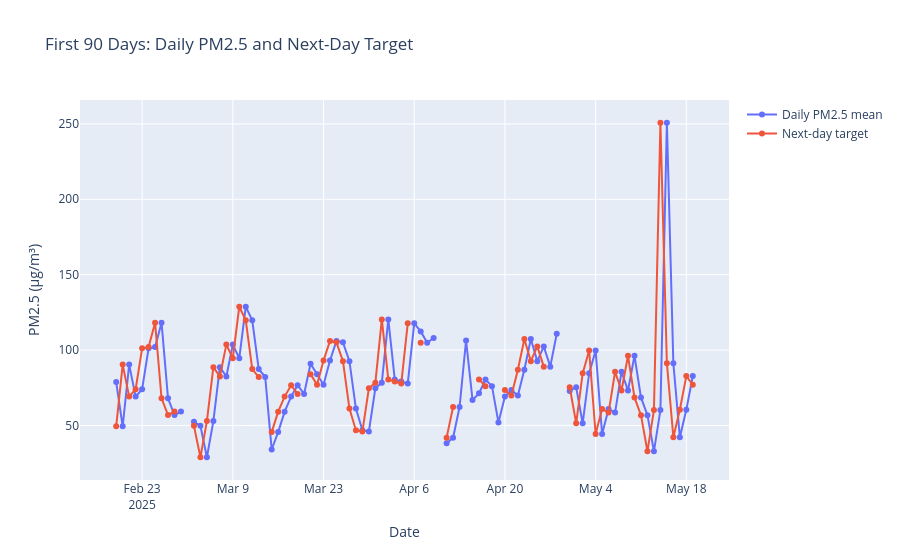
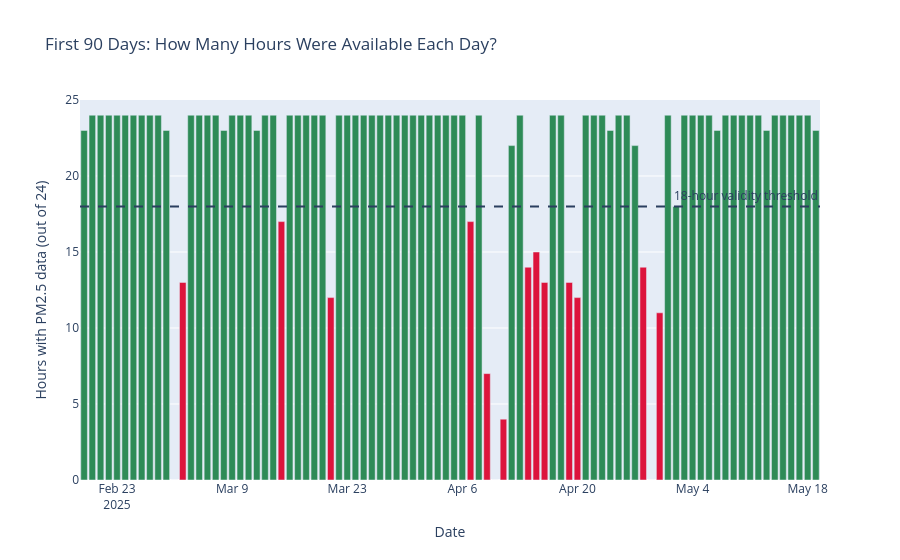

These figures' notebook cell, in order:
### Markdown cell above
## 7. Save, summarise, and visualise the daily table

We now have the finished DAF-05 table. Each row represents one calendar day.
The existing columns are kept, and the new `target` column represents the
next day's PM2.5 mean.

For the visual check, we focus on the first 90 days so the daily pattern is
easy to read. You can hover over any point or bar to see the exact date and
values.

- The PM2.5 chart shows the measured daily mean and the next-day target.
- The coverage chart shows how many of the possible 24 hourly buckets had data.
  For example, `24` means all hours had data, while `13` means only 13 hours
  had data and the day is invalid because it is below the 18-hour rule.
- Green bars are valid days; red bars are invalid days.

The raw files remain untouched. We save the processed table under
`data/interim/` and print the four DAF-05 counts.

### Code cell
interim_dir = project_root / "data/interim"
interim_dir.mkdir(parents=True, exist_ok=True)

output_path = interim_dir / "daily_17.csv"
daily.to_csv(output_path, index_label="date")

print("Saved daily table to:", output_path)
print("Days in span:", len(daily))
print("Valid days:", daily["valid"].sum())
print("Invalid days:", (~daily["valid"]).sum())
print("Rows with a usable target:", daily["target"].notna().sum())
print("Output shape:", daily.shape)
print("Output columns:", daily.columns.tolist())

print("\nSaved table preview:")
print(daily.head())

import plotly.graph_objects as go

# Use the first 90 days for a readable visual while saving the complete table above.
plot_data = daily.reset_index(names="date")
focus_data = plot_data.head(90).copy()
focus_data["valid_label"] = focus_data["valid"].map({True: "Valid", False: "Invalid"})
focus_data["coverage_color"] = focus_data["valid"].map({True: "Valid day", False: "Invalid day"})

print("\nVisual window:", focus_data["date"].min(), "to", focus_data["date"].max())

pm25_figure = go.Figure()
pm25_figure.add_trace(go.Scatter(
    x=focus_data["date"],
    y=focus_data["pm25_mean"],
    mode="lines+markers",
    name="Daily PM2.5 mean",
    customdata=focus_data[["hours", "valid_label", "target"]],
    hovertemplate=(
        "Date: %{x|%Y-%m-%d}<br>"
        "Daily PM2.5 mean: %{y:.2f} µg/m³<br>"
        "Hours with data: %{customdata[0]} / 24<br>"
        "Valid: %{customdata[1]}<br>"
        "Next-day target: %{customdata[2]:.2f} µg/m³<extra></extra>"
    ),
))
pm25_figure.add_trace(go.Scatter(
    x=focus_data["date"],
    y=focus_data["target"],
    mode="lines+markers",
    name="Next-day target",
    hovertemplate=(
        "Date: %{x|%Y-%m-%d}<br>"
        "Next-day target: %{y:.2f} µg/m³<extra></extra>"
    ),
))
pm25_figure.update_layout(
    title="First 90 Days: Daily PM2.5 and Next-Day Target",
    xaxis_title="Date",
    yaxis_title="PM2.5 (µg/m³)",
    hovermode="x unified",
)
pm25_figure.show()

coverage_figure = go.Figure()
coverage_figure.add_trace(go.Bar(
    x=focus_data["date"],
    y=focus_data["hours"],
    name="Hourly buckets with data",
    marker_color=focus_data["valid"].map({True: "seagreen", False: "crimson"}),
    customdata=focus_data[["pm25_mean", "valid_label", "target"]],
    hovertemplate=(
        "Date: %{x|%Y-%m-%d}<br>"
        "Hours with data: %{y} / 24<br>"
        "Valid: %{customdata[1]}<br>"
        "Daily PM2.5 mean: %{customdata[0]:.2f} µg/m³<br>"
        "Next-day target: %{customdata[2]:.2f} µg/m³<extra></extra>"
    ),
))
coverage_figure.add_hline(
    y=18,
    line_dash="dash",
    annotation_text="18-hour validity threshold",
)
coverage_figure.update_layout(
    title="First 90 Days: How Many Hours Were Available Each Day?",
    xaxis_title="Date",
    yaxis_title="Hours with PM2.5 data (out of 24)",
    yaxis_range=[0, 25],
    showlegend=False,
)
coverage_figure.show()

print("Days plotted:", len(focus_data))
print("Days with a target in visual window:", focus_data["target"].notna().sum())
print("Lowest coverage in visual window:", focus_data["hours"].min(), "/ 24 hours")
print("Highest coverage in visual window:", focus_data["hours"].max(), "/ 24 hours")
